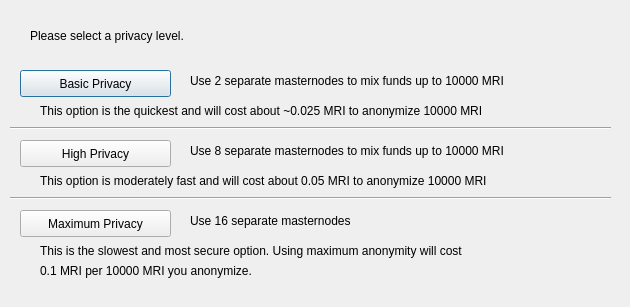
<?xml version="1.0" encoding="UTF-8"?>
<ui version="4.0">
 <class>DarksendConfig</class>
 <widget class="QDialog" name="DarksendConfig">
  <property name="geometry">
   <rect>
    <x>0</x>
    <y>0</y>
    <width>630</width>
    <height>307</height>
   </rect>
  </property>
  <property name="windowTitle">
   <string>Configure Darksend</string>
  </property>
  <widget class="QPushButton" name="buttonBasic">
   <property name="geometry">
    <rect>
     <x>20</x>
     <y>70</y>
     <width>151</width>
     <height>27</height>
    </rect>
   </property>
   <property name="text">
    <string>Basic Privacy</string>
   </property>
  </widget>
  <widget class="QPushButton" name="buttonHigh">
   <property name="geometry">
    <rect>
     <x>20</x>
     <y>140</y>
     <width>151</width>
     <height>27</height>
    </rect>
   </property>
   <property name="text">
    <string>High Privacy</string>
   </property>
  </widget>
  <widget class="QPushButton" name="buttonMax">
   <property name="geometry">
    <rect>
     <x>20</x>
     <y>210</y>
     <width>151</width>
     <height>27</height>
    </rect>
   </property>
   <property name="text">
    <string>Maximum Privacy</string>
   </property>
  </widget>
  <widget class="QLabel" name="label">
   <property name="geometry">
    <rect>
     <x>30</x>
     <y>20</y>
     <width>571</width>
     <height>31</height>
    </rect>
   </property>
   <property name="text">
    <string>Please select a privacy level.</string>
   </property>
  </widget>
  <widget class="QLabel" name="label_2">
   <property name="geometry">
    <rect>
     <x>190</x>
     <y>70</y>
     <width>421</width>
     <height>21</height>
    </rect>
   </property>
   <property name="text">
    <string>Use 2 separate masternodes to mix funds up to 10000 MRI</string>
   </property>
  </widget>
  <widget class="QLabel" name="label_3">
   <property name="geometry">
    <rect>
     <x>190</x>
     <y>140</y>
     <width>411</width>
     <height>21</height>
    </rect>
   </property>
   <property name="text">
    <string>Use 8 separate masternodes to mix funds up to 10000 MRI</string>
   </property>
  </widget>
  <widget class="QLabel" name="label_4">
   <property name="geometry">
    <rect>
     <x>190</x>
     <y>210</y>
     <width>421</width>
     <height>21</height>
    </rect>
   </property>
   <property name="text">
    <string>Use 16 separate masternodes</string>
   </property>
  </widget>
  <widget class="QLabel" name="label_6">
   <property name="geometry">
    <rect>
     <x>40</x>
     <y>100</y>
     <width>561</width>
     <height>21</height>
    </rect>
   </property>
   <property name="text">
    <string>This option is the quickest and will cost about ~0.025 MRI to anonymize 10000 MRI</string>
   </property>
  </widget>
  <widget class="QLabel" name="label_7">
   <property name="geometry">
    <rect>
     <x>40</x>
     <y>170</y>
     <width>561</width>
     <height>21</height>
    </rect>
   </property>
   <property name="text">
    <string>This option is moderately fast and will cost about 0.05 MRI to anonymize 10000 MRI</string>
   </property>
  </widget>
  <widget class="QLabel" name="label_8">
   <property name="geometry">
    <rect>
     <x>40</x>
     <y>240</y>
     <width>561</width>
     <height>21</height>
    </rect>
   </property>
   <property name="text">
    <string>This is the slowest and most secure option. Using maximum anonymity will cost</string>
   </property>
  </widget>
  <widget class="QLabel" name="label_9">
   <property name="geometry">
    <rect>
     <x>40</x>
     <y>260</y>
     <width>561</width>
     <height>21</height>
    </rect>
   </property>
   <property name="text">
    <string>0.1 MRI per 10000 MRI you anonymize.</string>
   </property>
  </widget>
  <widget class="Line" name="line">
   <property name="geometry">
    <rect>
     <x>10</x>
     <y>120</y>
     <width>601</width>
     <height>16</height>
    </rect>
   </property>
   <property name="orientation">
    <enum>Qt::Horizontal</enum>
   </property>
  </widget>
  <widget class="Line" name="line_2">
   <property name="geometry">
    <rect>
     <x>10</x>
     <y>190</y>
     <width>601</width>
     <height>16</height>
    </rect>
   </property>
   <property name="orientation">
    <enum>Qt::Horizontal</enum>
   </property>
  </widget>
 </widget>
 <resources/>
 <connections/>
</ui>
